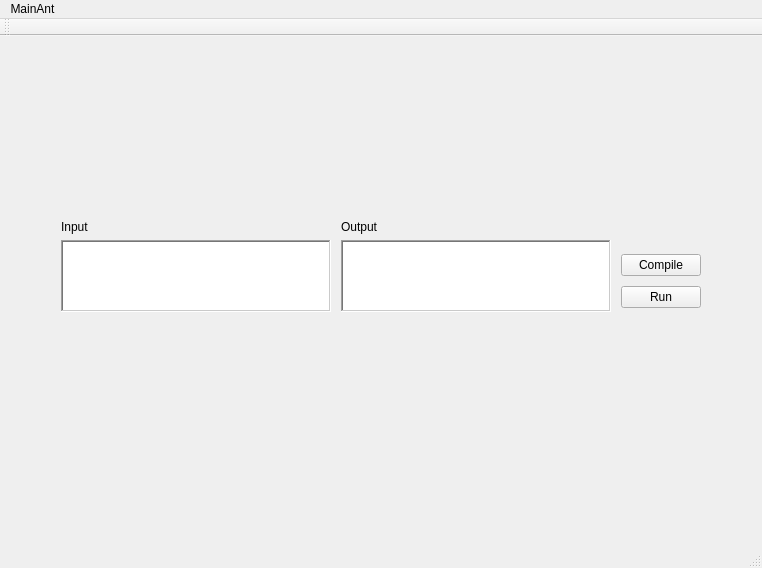
<?xml version="1.0" encoding="UTF-8"?>
<ui version="4.0">
 <class>MainWindow</class>
 <widget class="QMainWindow" name="MainWindow">
  <property name="geometry">
   <rect>
    <x>0</x>
    <y>0</y>
    <width>762</width>
    <height>568</height>
   </rect>
  </property>
  <property name="windowTitle">
   <string>MainWindow</string>
  </property>
  <widget class="QWidget" name="centralWidget">
   <layout class="QVBoxLayout" name="verticalLayout_3">
    <item>
     <layout class="QHBoxLayout" name="horizontalLayout_2">
      <property name="spacing">
       <number>10</number>
      </property>
      <property name="sizeConstraint">
       <enum>QLayout::SetFixedSize</enum>
      </property>
      <property name="leftMargin">
       <number>50</number>
      </property>
      <property name="topMargin">
       <number>150</number>
      </property>
      <property name="rightMargin">
       <number>50</number>
      </property>
      <property name="bottomMargin">
       <number>200</number>
      </property>
      <item>
       <layout class="QVBoxLayout" name="input_vertical">
        <property name="sizeConstraint">
         <enum>QLayout::SetDefaultConstraint</enum>
        </property>
        <property name="rightMargin">
         <number>0</number>
        </property>
        <item>
         <widget class="QLabel" name="inputlabel">
          <property name="text">
           <string>Input</string>
          </property>
         </widget>
        </item>
        <item>
         <widget class="QPlainTextEdit" name="input">
          <property name="sizePolicy">
           <sizepolicy hsizetype="Expanding" vsizetype="Maximum">
            <horstretch>0</horstretch>
            <verstretch>0</verstretch>
           </sizepolicy>
          </property>
          <property name="autoFillBackground">
           <bool>true</bool>
          </property>
          <property name="frameShape">
           <enum>QFrame::WinPanel</enum>
          </property>
          <property name="frameShadow">
           <enum>QFrame::Sunken</enum>
          </property>
          <property name="backgroundVisible">
           <bool>false</bool>
          </property>
         </widget>
        </item>
       </layout>
      </item>
      <item>
       <layout class="QVBoxLayout" name="output_vertical">
        <item>
         <widget class="QLabel" name="outputlabel">
          <property name="text">
           <string>Output</string>
          </property>
         </widget>
        </item>
        <item>
         <widget class="QPlainTextEdit" name="output">
          <property name="sizePolicy">
           <sizepolicy hsizetype="Expanding" vsizetype="Maximum">
            <horstretch>0</horstretch>
            <verstretch>0</verstretch>
           </sizepolicy>
          </property>
          <property name="frameShape">
           <enum>QFrame::WinPanel</enum>
          </property>
          <property name="frameShadow">
           <enum>QFrame::Sunken</enum>
          </property>
         </widget>
        </item>
       </layout>
      </item>
      <item>
       <layout class="QVBoxLayout" name="buttons_vertical">
        <property name="topMargin">
         <number>30</number>
        </property>
        <item>
         <widget class="QPushButton" name="Compile">
          <property name="sizePolicy">
           <sizepolicy hsizetype="Fixed" vsizetype="Fixed">
            <horstretch>0</horstretch>
            <verstretch>0</verstretch>
           </sizepolicy>
          </property>
          <property name="text">
           <string>Compile</string>
          </property>
          <property name="autoDefault">
           <bool>false</bool>
          </property>
          <property name="default">
           <bool>false</bool>
          </property>
          <property name="flat">
           <bool>false</bool>
          </property>
         </widget>
        </item>
        <item>
         <widget class="QPushButton" name="Run">
          <property name="sizePolicy">
           <sizepolicy hsizetype="Fixed" vsizetype="Fixed">
            <horstretch>0</horstretch>
            <verstretch>0</verstretch>
           </sizepolicy>
          </property>
          <property name="text">
           <string>Run</string>
          </property>
         </widget>
        </item>
       </layout>
      </item>
     </layout>
    </item>
   </layout>
  </widget>
  <widget class="QMenuBar" name="menuBar">
   <property name="geometry">
    <rect>
     <x>0</x>
     <y>0</y>
     <width>762</width>
     <height>22</height>
    </rect>
   </property>
   <widget class="QMenu" name="menuMainAnt">
    <property name="title">
     <string>MainAnt</string>
    </property>
   </widget>
   <addaction name="menuMainAnt"/>
  </widget>
  <widget class="QToolBar" name="mainToolBar">
   <attribute name="toolBarArea">
    <enum>TopToolBarArea</enum>
   </attribute>
   <attribute name="toolBarBreak">
    <bool>false</bool>
   </attribute>
  </widget>
  <widget class="QStatusBar" name="statusBar"/>
 </widget>
 <layoutdefault spacing="6" margin="11"/>
 <resources/>
 <connections/>
</ui>
